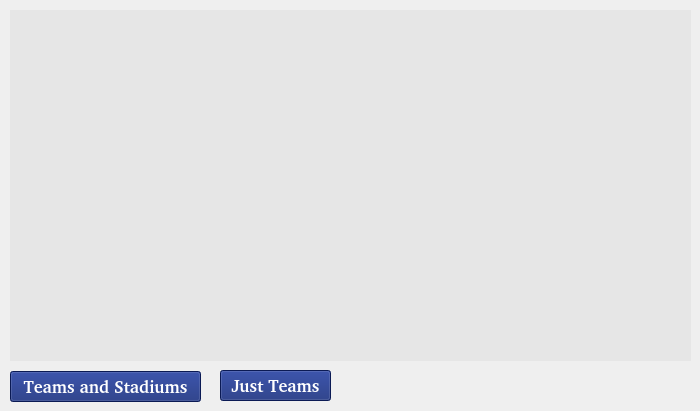
      <widget class="QWidget" name="tab_AllTeams">
       <attribute name="title">
        <string>Teams</string>
       </attribute>
       <widget class="QTableView" name="tableView_allTeams">
        <property name="geometry">
         <rect>
          <x>10</x>
          <y>10</y>
          <width>681</width>
          <height>351</height>
         </rect>
        </property>
        <property name="styleSheet">
         <string notr="true">QTableView#tableView_allTeams{
background-color: rgb(230, 230, 230);
border: transparent;
gridline-color: white;
color: rgb(16, 37, 118);
}
QHeaderView::section {
background-color:  rgb(230, 230, 230); 
color: rgb(16, 37, 118);
font-family: Calibri;
font-size: 13pt;
height: 30px;
}
QTableCornerButton{
background-color: transparent;
color: transparent;
}</string>
        </property>
        <property name="alternatingRowColors">
         <bool>true</bool>
        </property>
        <property name="sortingEnabled">
         <bool>true</bool>
        </property>
       </widget>
       <widget class="QPushButton" name="button_both">
        <property name="geometry">
         <rect>
          <x>10</x>
          <y>371</y>
          <width>191</width>
          <height>31</height>
         </rect>
        </property>
        <property name="font">
         <font>
          <family>FISH&amp;CHIPS</family>
          <pointsize>13</pointsize>
          <weight>75</weight>
          <bold>true</bold>
         </font>
        </property>
        <property name="styleSheet">
         <string notr="true">QPushButton#button_both{
    background-color: rgb(16, 37, 118);
	color: white;
    border-width: 2px;
}
QPushButton#button_both:hover{
	 background-color: qradialgradient(spread:reflect, cx:0.5, cy:0.5, radius:0.5, fx:0.5, fy:0.5, stop:0 rgba(255, 255, 255, 255), stop:1 rgba(195, 224, 238, 255));
	 border-width: 2px;
	 color: black;
}
QPushButton#button_both:pressed {
    background-color: qradialgradient(spread:reflect, cx:0.5, cy:0.5, radius:0.5, fx:0.5, fy:0.5, stop:0 rgba(197, 237, 255, 255), stop:1 rgba(107, 206, 255, 255));
	border-width: 2px;
	color: white;
}</string>
        </property>
        <property name="text">
         <string>Teams and Stadiums</string>
        </property>
       </widget>
       <widget class="QPushButton" name="button_teams">
        <property name="geometry">
         <rect>
          <x>220</x>
          <y>370</y>
          <width>111</width>
          <height>31</height>
         </rect>
        </property>
        <property name="font">
         <font>
          <family>FISH&amp;CHIPS</family>
          <pointsize>13</pointsize>
          <weight>75</weight>
          <bold>true</bold>
         </font>
        </property>
        <property name="styleSheet">
         <string notr="true">QPushButton#button_teams{
    background-color: rgb(16, 37, 118);
	color: white;
    border-width: 2px;
}
QPushButton#button_teams:hover{
	 background-color: qradialgradient(spread:reflect, cx:0.5, cy:0.5, radius:0.5, fx:0.5, fy:0.5, stop:0 rgba(255, 255, 255, 255), stop:1 rgba(195, 224, 238, 255));
	 border-width: 2px;
	 color: black;
}
QPushButton#button_teams:pressed {
    background-color: qradialgradient(spread:reflect, cx:0.5, cy:0.5, radius:0.5, fx:0.5, fy:0.5, stop:0 rgba(197, 237, 255, 255), stop:1 rgba(107, 206, 255, 255));
	border-width: 2px;
	color: white;
}</string>
        </property>
        <property name="text">
         <string>Just Teams</string>
        </property>
       </widget>
      </widget>
